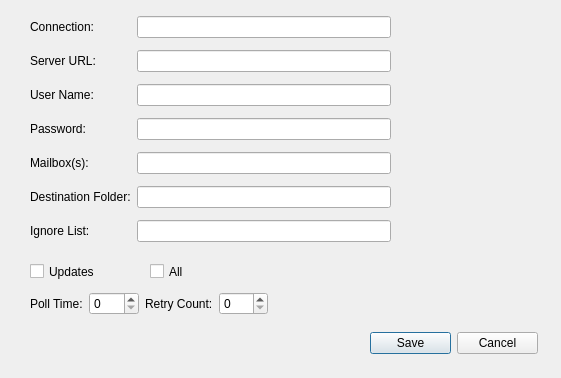
<?xml version="1.0" encoding="UTF-8"?>
<ui version="4.0">
 <class>ConnectionDetailsDialog</class>
 <widget class="QDialog" name="ConnectionDetailsDialog">
  <property name="geometry">
   <rect>
    <x>0</x>
    <y>0</y>
    <width>561</width>
    <height>378</height>
   </rect>
  </property>
  <property name="windowTitle">
   <string>Dialog</string>
  </property>
  <widget class="QWidget" name="layoutWidget">
   <property name="geometry">
    <rect>
     <x>30</x>
     <y>10</y>
     <width>361</width>
     <height>240</height>
    </rect>
   </property>
   <layout class="QGridLayout" name="gridLayout">
    <item row="3" column="1">
     <widget class="QLineEdit" name="password">
      <property name="echoMode">
       <enum>QLineEdit::Password</enum>
      </property>
     </widget>
    </item>
    <item row="4" column="1">
     <widget class="QLineEdit" name="mailBoxList"/>
    </item>
    <item row="5" column="1">
     <widget class="QLineEdit" name="destinationFolder"/>
    </item>
    <item row="0" column="0">
     <widget class="QLabel" name="label_6">
      <property name="text">
       <string>Connection:</string>
      </property>
     </widget>
    </item>
    <item row="1" column="0">
     <widget class="QLabel" name="label">
      <property name="text">
       <string>Server URL:</string>
      </property>
     </widget>
    </item>
    <item row="1" column="1">
     <widget class="QLineEdit" name="serverURL"/>
    </item>
    <item row="2" column="0">
     <widget class="QLabel" name="label_2">
      <property name="text">
       <string>User Name:</string>
      </property>
     </widget>
    </item>
    <item row="0" column="1">
     <widget class="QLineEdit" name="connectionName"/>
    </item>
    <item row="3" column="0">
     <widget class="QLabel" name="label_3">
      <property name="text">
       <string>Password:</string>
      </property>
     </widget>
    </item>
    <item row="2" column="1">
     <widget class="QLineEdit" name="userName"/>
    </item>
    <item row="5" column="0">
     <widget class="QLabel" name="label_5">
      <property name="text">
       <string>Destination Folder:</string>
      </property>
     </widget>
    </item>
    <item row="4" column="0">
     <widget class="QLabel" name="label_4">
      <property name="text">
       <string>Mailbox(s):</string>
      </property>
     </widget>
    </item>
    <item row="6" column="0">
     <widget class="QLabel" name="label_9">
      <property name="text">
       <string>Ignore List:</string>
      </property>
     </widget>
    </item>
    <item row="6" column="1">
     <widget class="QLineEdit" name="ignoreList"/>
    </item>
   </layout>
  </widget>
  <widget class="QWidget" name="layoutWidget1">
   <property name="geometry">
    <rect>
     <x>370</x>
     <y>330</y>
     <width>168</width>
     <height>27</height>
    </rect>
   </property>
   <layout class="QHBoxLayout" name="horizontalLayout">
    <item>
     <widget class="QPushButton" name="saveButton">
      <property name="text">
       <string>Save</string>
      </property>
     </widget>
    </item>
    <item>
     <widget class="QPushButton" name="cancelButton">
      <property name="text">
       <string>Cancel</string>
      </property>
     </widget>
    </item>
   </layout>
  </widget>
  <widget class="QCheckBox" name="updates">
   <property name="geometry">
    <rect>
     <x>30</x>
     <y>260</y>
     <width>82</width>
     <height>23</height>
    </rect>
   </property>
   <property name="text">
    <string>Updates</string>
   </property>
  </widget>
  <widget class="QCheckBox" name="all">
   <property name="geometry">
    <rect>
     <x>150</x>
     <y>260</y>
     <width>82</width>
     <height>23</height>
    </rect>
   </property>
   <property name="text">
    <string>All</string>
   </property>
  </widget>
  <widget class="QWidget" name="layoutWidget2">
   <property name="geometry">
    <rect>
     <x>30</x>
     <y>290</y>
     <width>238</width>
     <height>28</height>
    </rect>
   </property>
   <layout class="QHBoxLayout" name="horizontalLayout_2">
    <item>
     <widget class="QLabel" name="label_7">
      <property name="text">
       <string>Poll Time:</string>
      </property>
     </widget>
    </item>
    <item>
     <widget class="QSpinBox" name="pollTime"/>
    </item>
    <item>
     <widget class="QLabel" name="label_8">
      <property name="text">
       <string>Retry Count:</string>
      </property>
     </widget>
    </item>
    <item>
     <widget class="QSpinBox" name="retryCount"/>
    </item>
   </layout>
  </widget>
 </widget>
 <tabstops>
  <tabstop>connectionName</tabstop>
  <tabstop>serverURL</tabstop>
  <tabstop>userName</tabstop>
  <tabstop>password</tabstop>
  <tabstop>mailBoxList</tabstop>
  <tabstop>destinationFolder</tabstop>
  <tabstop>saveButton</tabstop>
  <tabstop>cancelButton</tabstop>
 </tabstops>
 <resources/>
 <connections/>
</ui>
